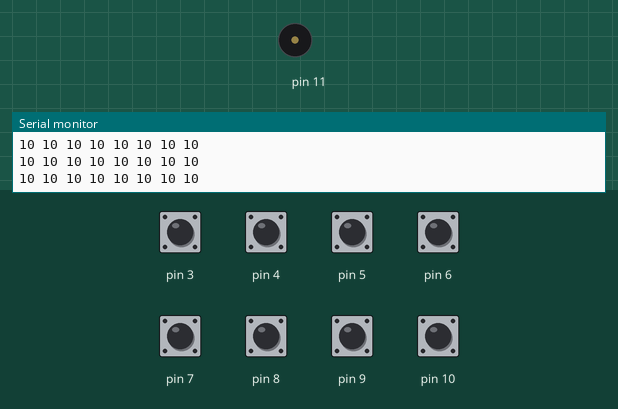
Simulated run of this sketch. Board: Arduino Uno, built with avr-gcc and run on an emulated ATmega328P. Shown: buzzer (waves = sounding), the last lines printed to the serial monitor. Inputs (shaded band) come from the test bench; at power-on: pin 3–10 HIGH.

Above: at 1.2 s.
1.3 s: pin 3 pulled LOW for 0.15 s
At 1.4 s:
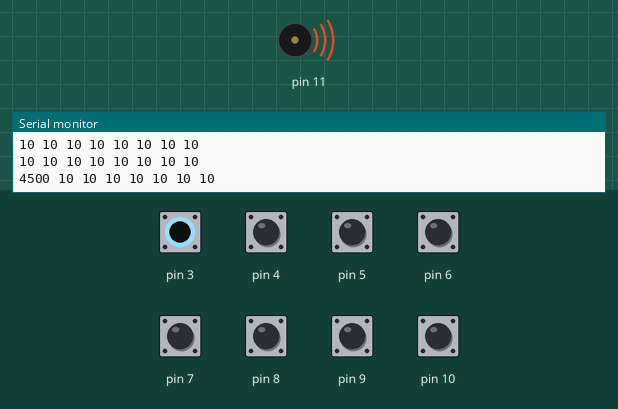
2.9 s: pin 4 pulled LOW for 0.15 s
At 3.4 s:
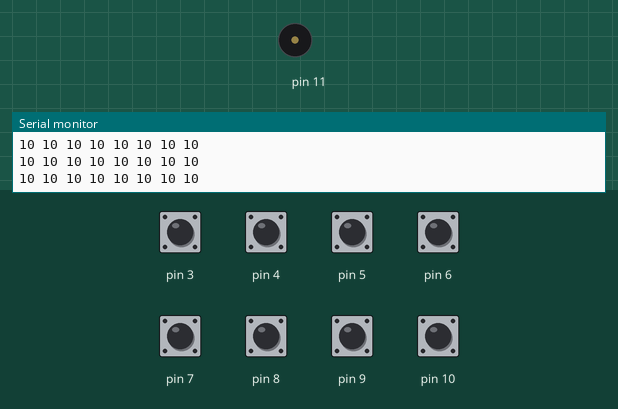
6.0 s: pin 5 pulled LOW for 0.15 s
At 7.1 s:
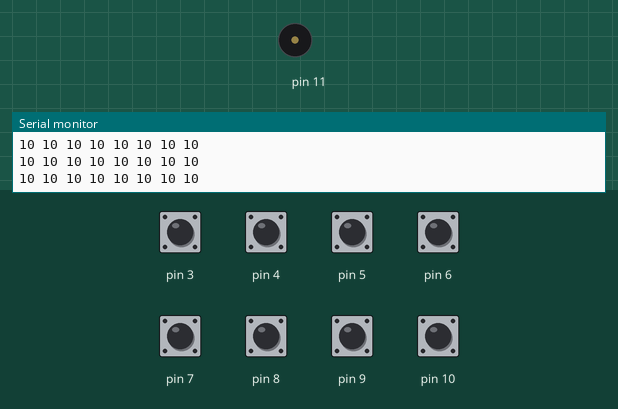
9.1 s: pin 6 pulled LOW for 0.15 s
At 9.19 s:
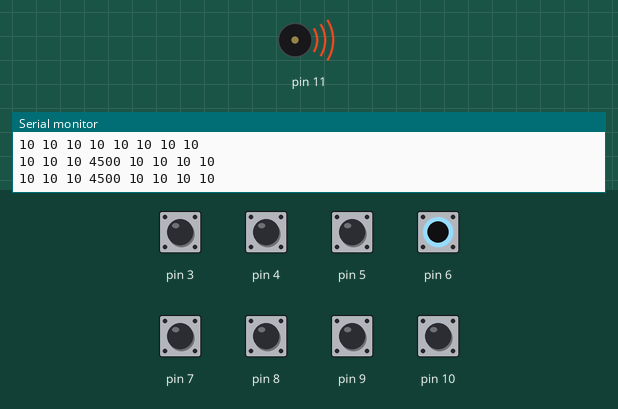
12.2 s: pin 7 pulled LOW for 0.15 s
At 13.7 s:
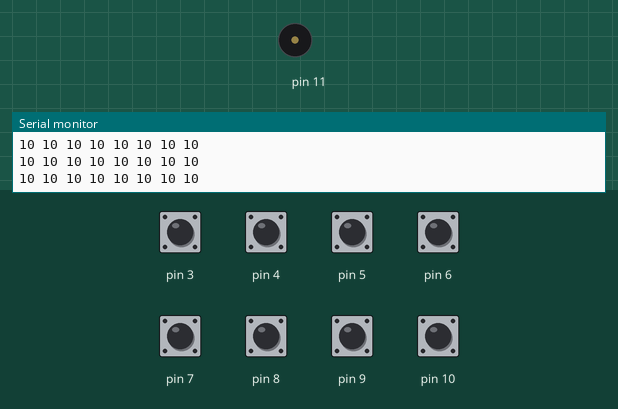
15.3 s: pin 8 pulled LOW for 1 s
At 15.9 s:
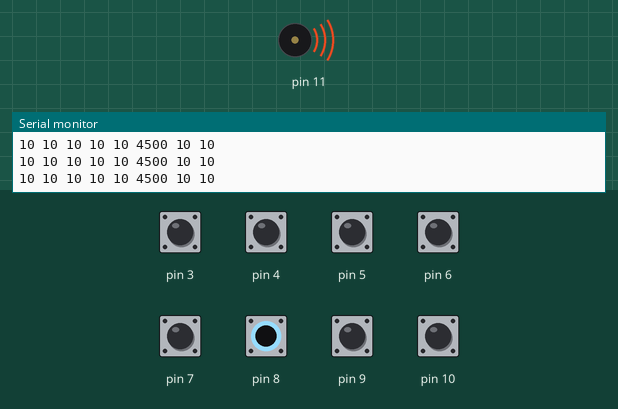
Timing chart, 0 to 18.3 s (numbered marks = the images above; inputs shaded):
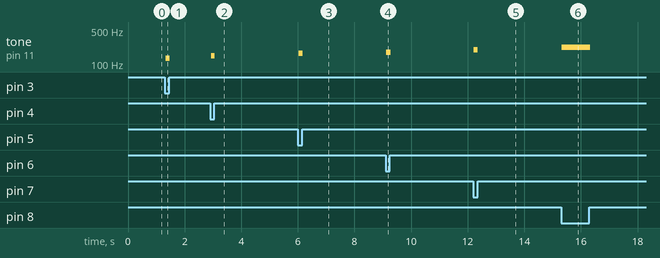

The sketch:

TinFoilPiano.ino
```cpp
#include <CapacitiveSensor.h>      // Library


CapacitiveSensor   cs_2_3 = CapacitiveSensor(2,3);     // Inputs pin 2,3,4,5,6,7,8,9,10, utilizing data from Captive sensor library
CapacitiveSensor   cs_2_4 = CapacitiveSensor(2,4);
CapacitiveSensor   cs_2_5 = CapacitiveSensor(2,5);
CapacitiveSensor   cs_2_6 = CapacitiveSensor(2,6);
CapacitiveSensor   cs_2_7 = CapacitiveSensor(2,7);
CapacitiveSensor   cs_2_8 = CapacitiveSensor(2,8);
CapacitiveSensor   cs_2_9 = CapacitiveSensor(2,9);
CapacitiveSensor   cs_2_10 = CapacitiveSensor(2,10);

int treshold = 500;      // Necessary treshold input

void setup()
{
  cs_2_6.set_CS_AutocaL_Millis(0xFFFFFFFF);   // Turns off autocalibration
  Serial.begin(9600); // This tells the Arduino to get ready to exchange messages with the Serial Monitor at a data rate of 9600 bits per second.
}

void loop()
{
  long Sensor1 =  cs_2_3.capacitiveSensor(30);    // Sensitivity for sensors
  long Sensor2 =  cs_2_4.capacitiveSensor(30);
  long Sensor3 =  cs_2_5.capacitiveSensor(30);
  long Sensor4 =  cs_2_6.capacitiveSensor(30);
  long Sensor5 =  cs_2_7.capacitiveSensor(30);
  long Sensor6 =  cs_2_8.capacitiveSensor(30);
  long Sensor7 =  cs_2_9.capacitiveSensor(30);
  long Sensor8 =  cs_2_10.capacitiveSensor(30);

  Serial.print(Sensor1);           // Prints data to the serial port as human-readable ASCII text
  Serial.print(" ");
  Serial.print(Sensor2);
  Serial.print(" ");
  Serial.print(Sensor3);
  Serial.print(" ");
  Serial.print(Sensor4);
  Serial.print(" ");
  Serial.print(Sensor5);
  Serial.print(" ");
  Serial.print(Sensor6);
  Serial.print(" ");
  Serial.print(Sensor7);
  Serial.print(" ");
  Serial.println(Sensor8);

  if (Sensor1 > treshold) tone(11, 131);   // If given necessary treshold, a specific tone will be played on the speaker
  if (Sensor2 > treshold) tone(11, 147);
  if (Sensor3 > treshold) tone(11, 165);
  if (Sensor4 > treshold) tone(11, 175);
  if (Sensor5 > treshold) tone(11, 196);
  if (Sensor6 > treshold) tone(11, 220);
  if (Sensor7 > treshold) tone(11, 247);
  if (Sensor8 > treshold) tone(11, 262);

  if (Sensor1<=treshold&Sensor2<=treshold&Sensor3<=treshold&Sensor4<=treshold&Sensor5<=treshold&Sensor6<=treshold&Sensor7<=treshold&Sensor8<=treshold){
    noTone(11);       // Code for "no tone" if there is not enough treshold
  }

}
```

Measured:
- after the input at 1.3 s, tone on pin 11: silent → 131 Hz at once, → silent 0.14 s later
- after the input at 2.9 s, tone on pin 11: silent → 147 Hz at once, → silent 0.14 s later
- after the input at 6.0 s, tone on pin 11: silent → 165 Hz at once, → silent 0.14 s later
- after the input at 9.1 s, tone on pin 11: silent → 175 Hz at once, → silent 0.17 s later
- after the input at 12.2 s, tone on pin 11: silent → 196 Hz at once, → silent 0.14 s later
- after the input at 15.3 s, tone on pin 11: silent → 220 Hz at once, → silent 1.0 s later
